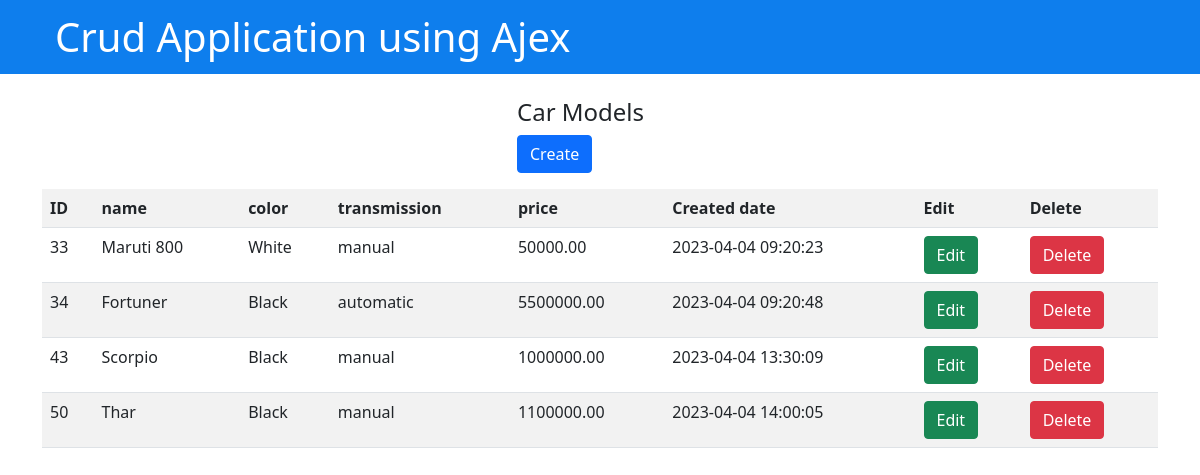
The page / on the database its author committed.
### tables this page shows
CREATE TABLE `car_models` (
  `id` int(11) NOT NULL,
  `name` varchar(250) NOT NULL,
  `price` double(10,2) NOT NULL,
  `transmission` enum('automatic','manual') NOT NULL,
  `color` varchar(250) NOT NULL,
  `created_at` datetime NOT NULL,
  `updated_at` datetime NOT NULL
);

### application/controllers/Carmodel.php (called while the page is built, shortened)
<?php
class Carmodel extends CI_Controller {
	public function index()
	{
		$this->load->model('Car_model');
		$cars=$this->Car_model->all();
		$data['cars']=$cars;
		$this->load->view('carmodel/list',$data);
	}
}

### index.php (called while the page is built, shortened)
<?php
require_once BASEPATH.'core/CodeIgniter.php';

### application/models/Car_model.php (called while the page is built, shortened)
<?php
class Car_model extends CI_model{
    public function all(){
       $result= $this->db->order_by('id','asc')->get('car_models')->result_array();
       return $result;
    }
}
?>

### application/views/carmodel/list.php (the view, shortened to what this page needs)
<html>
<head>
    <link rel="stylesheet" type="text/css" href="<?php echo base_url() ?>assets/css/bootstrap.min.css">
    <link rel="stylesheet" type="text/css" href="<?php echo base_url() ?>assets/css/style.css">
    <link href="https://cdn.jsdelivr.net/npm/bootstrap@5.0.2/dist/css/bootstrap.min.css" rel="stylesheet"
>
</head>
<body>
    <div class="header">
        <div class="container">
            <h1 class="heading">Crud Application using Ajex</h1>
        </div>
    </div>
    <div class="container">
        <div class="row pt-3">
            <div class="col-md-6  ">
                <h4>Car Models</h4>
            </div>
            <div class="col-md-6">
                <a href="javascript:void(0);" onclick="showModal()" class="btn btn-primary">Create</a>
            </div>
            <div class="col-md-12 pt-3">
                <table class="table table-striped" id="carModelList">
                    <tbody>
                    <tr>
                        <th>ID</th>
                        <th>name</th>
                        <th>color</th>
                        <th>transmission</th>
                        <th>price</th>
                        <th>Created date</th>
                        <th>Edit</th>
                        <th>Delete</th>
                    </tr>
                    <?php if(!empty($cars)){?>
                    <?php foreach($cars as $car){?>
                        <tr id="row-<?= $car['id'];?>">
                            <td class="modelid"><?= $car['id'];?></td>
                            <td class="modelname"><?= $car['name'];?></td>
                            <td class="modelcolor"><?= $car['color']?></td>
                            <td class="modeltransmission"> <?= $car['transmission'];?></td>
                            <td class="modelprice"><?= $car['price'];?></td>
                            <td class="modelid"><?= $car['created_at'];?></td>
                            <td><a  onclick="showEditForm(<?=$car['id'];?>)"  class="btn btn-success">Edit</a></td>
                            <td><a href="javascript:void(0);" onclick="confirmDeleteModel(<?=$car['id'];?>)" class="btn btn-danger">Delete</a></td>
                        </tr>
                        <?php }?>
                        <?php } else{?>
                            <tr>Record Not found</tr>
                        <?php }?>
                        </tbody>
                </table>
            </div>
        </div>
    </div>
</body>
</html>

### assets/css/style.css (style rules this page uses)
.header { width: 100%; background-color: rgb(14, 126, 237); }
.heading { padding: 13px; color:white; }
.col-md-6 { margin-left: 475px; }

### rows shown on the page
car_models: id "33", name "Maruti 800", color "White", transmission "manual", price "50000.00", created_at "2023-04-04 09:20:23"
car_models: id "34", name "Fortuner", color "Black", transmission "automatic", price "5500000.00", created_at "2023-04-04 09:20:48"
car_models: id "43", name "Scorpio", color "Black", transmission "manual", price "1000000.00", created_at "2023-04-04 13:30:09"
car_models: id "50", name "Thar", color "Black", transmission "manual", price "1100000.00", created_at "2023-04-04 14:00:05"
